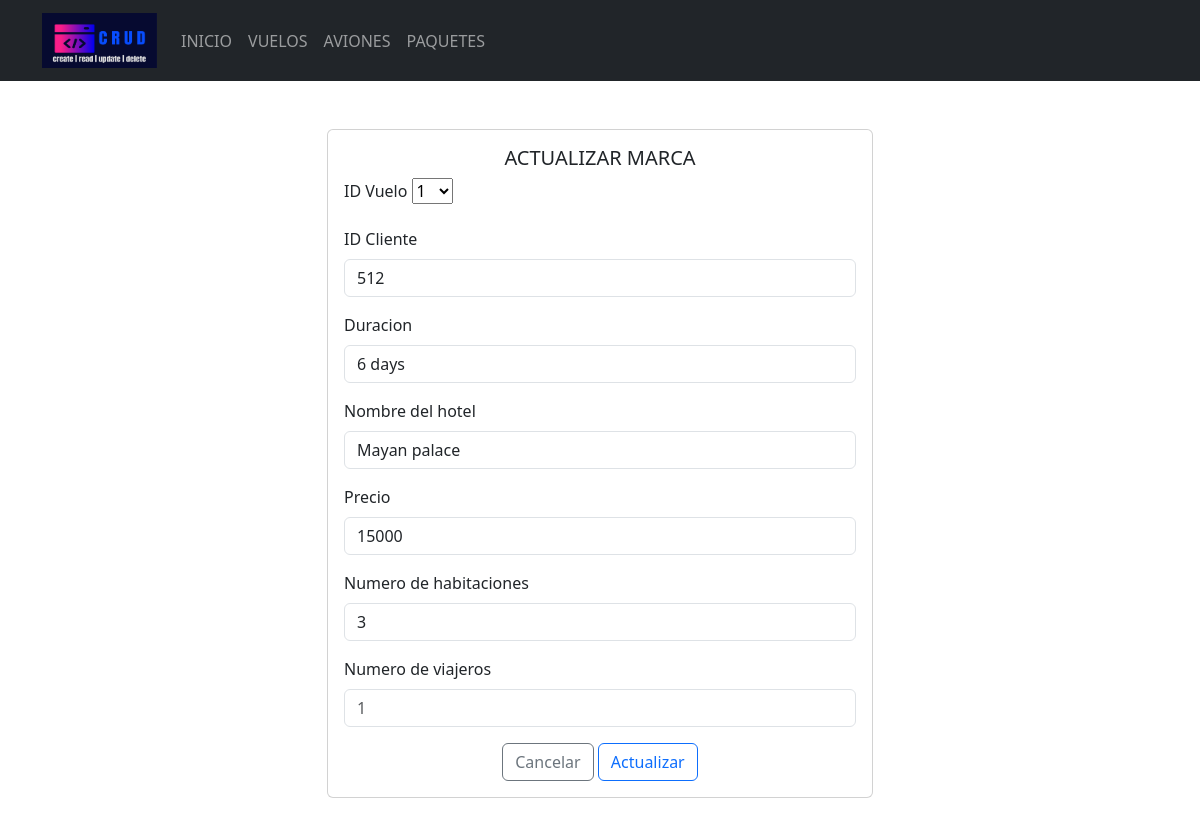
/Formularios/marcas/actualizar.php?Id=1, run on the app's committed database.
### tables this page shows
CREATE TABLE `tbl_paquete` (
  `idPaquete` int(50) NOT NULL,
  `duracion` varchar(100) NOT NULL,
  `nombreHotel` varchar(150) NOT NULL,
  `idCliente` int(50) NOT NULL,
  `idVuelo` int(50) NOT NULL,
  `Precio` int(50) NOT NULL,
  `nHabitaciones` int(50) NOT NULL,
  `nViajeros` int(50) NOT NULL
);

### Formularios/marcas/actualizar.php (the view, shortened to what this page needs)
<!doctype html>
<html lang="es">
<head>
    <link rel="stylesheet" href="<?php echo base_url; ?>css/bootstrap.min.css">
<body>
    <header>
        <nav class="navbar navbar-expand-lg bg-dark" data-bs-theme="dark">
            <div class="container">
                <a class="navbar-brand" href="<?php echo base_url; ?>">
                    <img src="<?php echo base_url; ?>img/logo.png" alt="logo" height="55" width="115">
                </a>
                <div class="collapse navbar-collapse" id="mi-menu">
                    <ul class="navbar-nav">
                        <li class="nav-item">
                            <a class="nav-link" href="<?php echo base_url; ?>">INICIO</a>
                        </li>
                        <li class="nav-item">
                            <a class="nav-link" href="<?php echo base_url; ?>Formularios/productos/index.php">VUELOS</a>
                        </li>
                        <li class="nav-item">
                            <a class="nav-link" href="<?php echo base_url; ?>Formularios/categorias/index.php">AVIONES</a>
                        </li>
                        <li class="nav-item">
                            <a class="nav-link" href="<?php echo base_url; ?>Formularios/marcas/index.php">PAQUETES</a>
                        </li>
                    </ul>
                </div>
            </div>
        </nav>
    </header>
    <div class="container mt-5 mb-5">
        <div class="row justify-content-center">
            <div class="col-md-6">
                <div class="card">
                    <div class="card-body">
                        <h5 class="card-title text-center">ACTUALIZAR MARCA</h5>
                        <form action="<?php echo base_url; ?>CRUDM/editarDatos.php" method="post">
                            <?php
                            include_once("../../config/conexion.php");
                            $sql = "SELECT * FROM tbl_paquete WHERE idPaquete =" .$_GET['Id'];
                            if($resultado = $conexion->query($sql)){
                                $row = $resultado->fetch_assoc();
                            } else {
                               printf("Error: %s\n", $conexion->error);
                            }
                            ?>
                            <div class="mb-3">
                                <label for="nombreC" class="form-label">ID Vuelo</label>
                                <select name="idVuelo" id="idVuelo" value="<?php echo $row['idVuelo'] ?>">
                                    <?php
                                    $vuelos = mysqli_query($conexion,"SELECT idVuelo FROM tbl_vuelo");
                                    while ($vuelo = $vuelos->fetch_assoc()) {?>
                                        <option value="<?php echo $vuelo['idVuelo'] ?>"><?php echo $vuelo['idVuelo'] ?></option>
                                    <?php } ?>
                                </select>
                            </div>
                            <div class="mb-3">
                                <label for="estadoC" class="form-label">ID Cliente</label>
                                <input type="text" class="form-control" id="idCliente" name="idCliente" placeholder="356" value="<?php echo $row['idCliente'] ?>">
                            </div>
                            <div class="mb-3">
                                <label for="estadoC" class="form-label">Duracion</label>
                                <input type="text" class="form-control" id="duracion" name="duracion" placeholder="6 days" value="<?php echo $row['duracion'] ?>">
                            </div>
                            <div class="mb-3">
                                <label for="estadoC" class="form-label">Nombre del hotel</label>
                                <input type="text" class="form-control" id="nombreHotel" name="nombreHotel" placeholder="Mayan Palace" value="<?php echo $row['nombreHotel'] ?>">
                            </div>
                            <div class="mb-3">
                                <label for="estadoC" class="form-label">Precio</label>
                                <input type="number" class="form-control" id="precio" name="precio" placeholder="60000" value="<?php echo $row['Precio'] ?>">
                            </div>
                            <div class="mb-3">
                                <label for="estadoC" class="form-label">Numero de habitaciones</label>
                                <input type="number" class="form-control" id="nHabitaciones" name="nHabitaciones" placeholder="400km/h" value="<?php echo $row['nHabitaciones'] ?>">
                            </div>
                            <div class="mb-3">
                                <label for="estadoC" class="form-label">Numero de viajeros</label>
                                <input type="number" class="form-control" id="nViajeros" name="nViajeros" placeholder="1" min="0" value="<?php echo $row['nViajeros'] ?> ">
                            </div>
                            <div class="text-center">
                                <a href="../marcas/index.php" type="submit" class="btn btn-outline-secondary">Cancelar</a>
                                <button type="submit" class="btn btn-outline-primary">Actualizar</button>
                            </div>
                        </form>
                    </div>
                </div>
            </div>
        </div>
    </div>
</body>
</html>

### data on the page
tbl_paquete: idCliente "512", duracion "6 days", nombreHotel "Mayan palace", precio "15000", nHabitaciones "3"

### other printed values
form field idVuelo "1"
